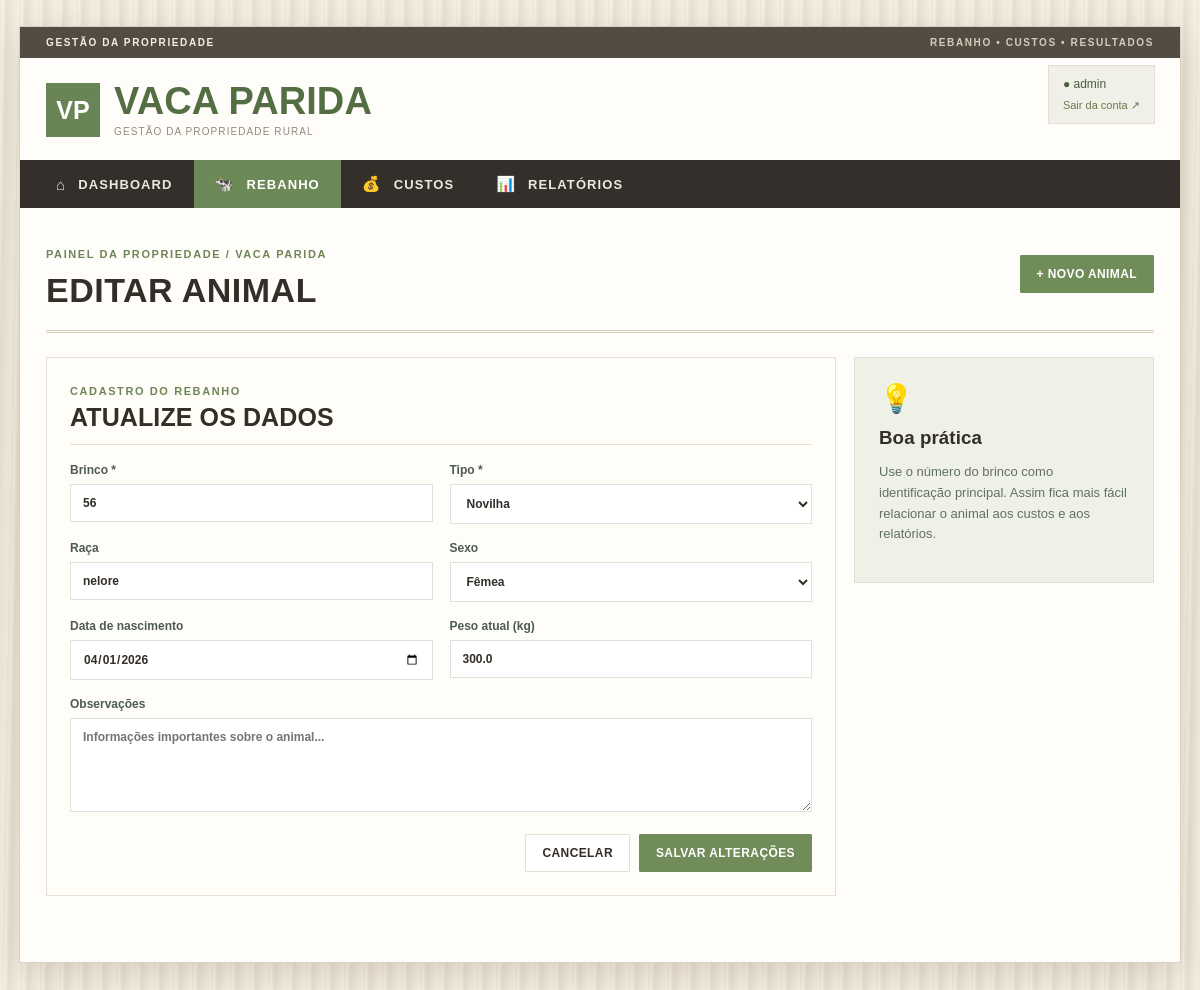
/rebanho/editar/1 (signed in), run on an earlier commit of the app's database.
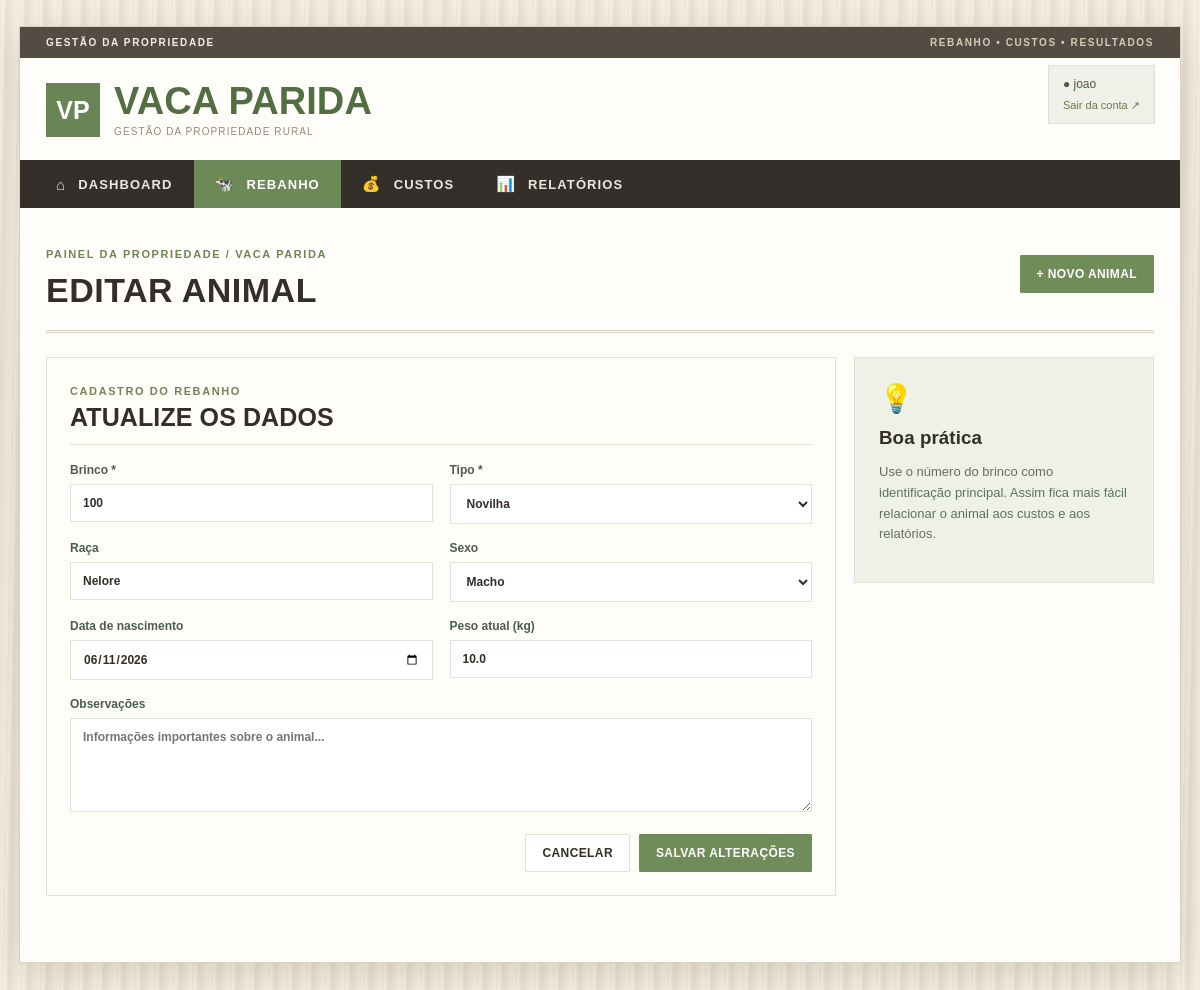
And on a later commit of the database.
### tables this page shows
CREATE TABLE animais (
            id INTEGER PRIMARY KEY AUTOINCREMENT,
            brinco TEXT NOT NULL,
            tipo TEXT NOT NULL,
            raca TEXT,
            sexo TEXT,
            nascimento TEXT,
            peso REAL DEFAULT 0,
            observacoes TEXT
        , usuario_id INTEGER REFERENCES usuarios(id));

### app.py (the view, shortened to what this page needs)
@app.route("/rebanho/editar/<int:id>", methods=["GET", "POST"])
@login_required
def editar_animal(id):
    conn = get_db()
    animal = conn.execute(
        "SELECT * FROM animais WHERE id = ? AND usuario_id = ?", (id, session["usuario_id"])
    ).fetchone()
    if not animal:
        conn.close()
        flash("Animal não encontrado.", "error")
        return redirect(url_for("rebanho"))
    conn.close()
    return render_template("animal_form.html", animal=animal)

### app.py (called while the page is built)
def get_db():
    conn = sqlite3.connect(DB)
    conn.row_factory = sqlite3.Row
    return conn

def login_required(fn):
    @wraps(fn)
    def wrapper(*args, **kwargs):
        if not session.get("usuario_id"):
            return redirect(url_for("login"))
        return fn(*args, **kwargs)
    return wrapper

@app.before_request
def security_checks():
    if session.get("usuario_id"):
        with get_db() as conn:
            if not conn.execute("SELECT 1 FROM usuarios WHERE id=?", (session["usuario_id"],)).fetchone():
                session.clear()
                return redirect(url_for("login"))
    if request.method in ("POST", "PUT", "PATCH", "DELETE"):
        sent = request.form.get("csrf_token", "") or request.headers.get("X-CSRF-Token", "")
        expected = session.get("csrf_token", "")
        if not expected or not hmac.compare_digest(sent, expected):
            abort(400, "Token de segurança inválido. Atualize a página e tente novamente.")

### templates/animal_form.html (shortened to what this page needs)
{% extends "base.html" %}
{% block page_title %}{{ "Editar animal" if animal else "Novo animal" }}{% endblock %}
{% block content %}
<div class="form-layout">
    <section class="panel form-panel">
        <div class="panel-head">
            <div><span class="eyebrow">CADASTRO DO REBANHO</span><h3>{{ "Atualize os dados" if animal else "Cadastre um novo animal" }}</h3></div>
        </div>
        <form method="post" class="form-grid">
            <label>Brinco *<input name="brinco" required value="{{ animal.brinco if animal else '' }}" placeholder="Ex.: 102"></label>
            <label>Tipo *
                <select name="tipo" required>
                    {% for tipo in ["Matriz","Bezerro","Touro","Novilha","Outro"] %}
                    <option value="{{ tipo }}" {% if animal and animal.tipo == tipo %}selected{% endif %}>{{ tipo }}</option>
                    {% endfor %}
                </select>
            </label>
            <label>Raça<input name="raca" value="{{ animal.raca if animal else '' }}" placeholder="Ex.: Nelore"></label>
            <label>Sexo
                <select name="sexo">
                    <option value="Fêmea" {% if animal and animal.sexo == "Fêmea" %}selected{% endif %}>Fêmea</option>
                    <option value="Macho" {% if animal and animal.sexo == "Macho" %}selected{% endif %}>Macho</option>
                </select>
            </label>
            <label>Data de nascimento<input type="date" name="nascimento" value="{{ animal.nascimento if animal else '' }}"></label>
            <label>Peso atual (kg)<input type="number" step="0.1" min="0" name="peso" value="{{ animal.peso if animal else '0' }}"></label>
            <label class="full">Observações<textarea name="observacoes" rows="5" placeholder="Informações importantes sobre o animal...">{{ animal.observacoes if animal else '' }}</textarea></label>
            <div class="form-actions full">
                <a class="btn" href="{{ url_for('rebanho') }}">Cancelar</a>
                <button class="btn btn-primary" type="submit">{{ "Salvar alterações" if animal else "Cadastrar animal" }}</button>
            </div>
        </form>
    </section>
    <aside class="tip-card">
        <span class="tip-icon">💡</span>
        <h3>Boa prática</h3>
        <p>Use o número do brinco como identificação principal. Assim fica mais fácil relacionar o animal aos custos e aos relatórios.</p>
    </aside>
</div>
{% endblock %}

What changed in the data, as far as the page shows it:
changed animais "Novilha": brinco "56" → "100"; raca "nelore" → "Nelore"; sexo "Fêmea" → "Macho"; nascimento "04/01/2026" → "06/11/2026"; peso "300.0" → "10.0"
Also different on the page:
{{ session.usuario }}: "admin" → "joao"
